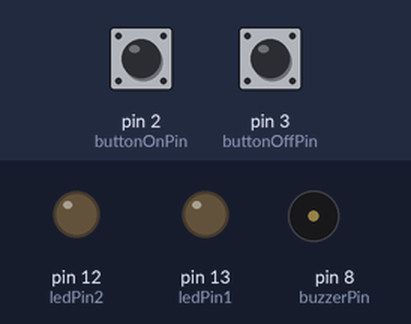
The sketch below on a simulated Arduino Uno, built with avr-gcc and run on an emulated ATmega328P. Parts: output pins drawn as LEDs (lit = HIGH), buzzer (waves = sounding). Dashed ring = blinking. Inputs (shaded band) come from the test bench; at power-on: pin 2 (buttonOnPin) HIGH, pin 3 (buttonOffPin) HIGH.

Above: at 1.2 s.
1.3 s: pin 2 (buttonOnPin) pulled LOW for 0.15 s
At 1.54 s:
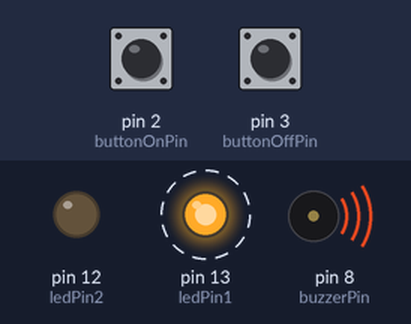
4.3 s: pin 3 (buttonOffPin) pulled LOW for 0.15 s
At 5.5 s:
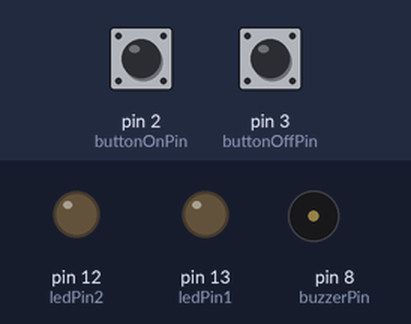
5.9 s: pin 2 (buttonOnPin) pulled LOW for 1 s
At 6.3 s:
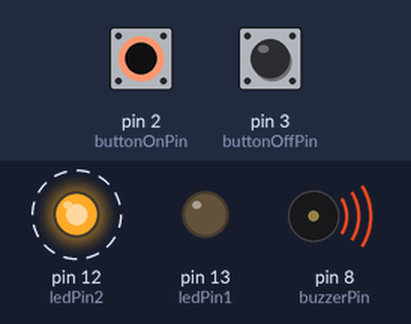
9.9 s: pin 2 (buttonOnPin) pulled LOW for 3.2 s
14.6 s: pin 3 (buttonOffPin) pulled LOW for 1 s
At 15.8 s:
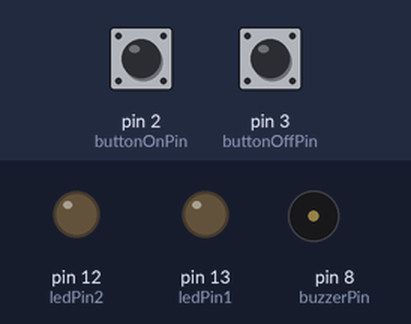
17.1 s: pin 2 (buttonOnPin) pulled LOW for 0.15 s
At 20.47 s:
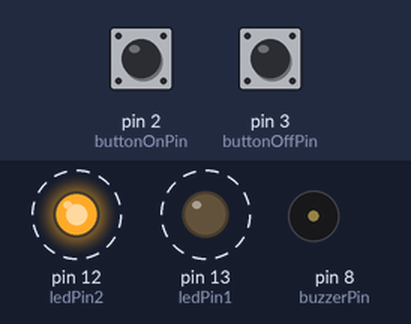
Timing chart, 0 to 21.2 s (numbered marks = the images above; inputs shaded):
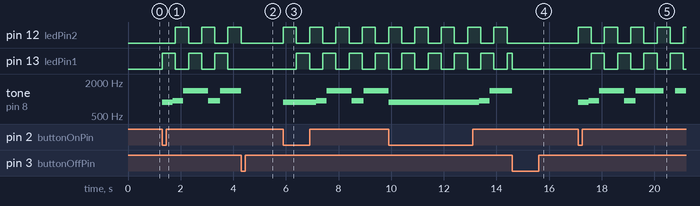

Measured:
- after the input at 1.3 s, pin 12 (ledPin2): alternates HIGH for 0.50 s and LOW for 0.50 s, starting after 0.50 s; pin 13 (ledPin1): alternates HIGH for 0.50 s and LOW for 0.50 s, starting at once; tone on pin 8 (buzzerPin): plays 880 Hz for 0.40 s, 932 Hz for 0.40 s, 1396 Hz for 0.95 s, 932 Hz for 0.45 s, 1396 Hz for 0.80 s, starting at once
- after the input at 4.3 s, pin 12 (ledPin2): stays LOW (without the input it goes to HIGH after 0.50 s); pin 13 (ledPin1): stays LOW (without the input it goes to HIGH after 1.0 s)
- after the input at 5.9 s, pin 12 (ledPin2): alternates HIGH for 0.50 s and LOW for 0.50 s, starting at once; pin 13 (ledPin1): alternates HIGH for 0.50 s and LOW for 0.50 s, starting after 0.50 s; tone on pin 8 (buzzerPin): plays 880 Hz for 1.2 s, 932 Hz for 0.40 s, 1396 Hz for 0.95 s, 932 Hz for 0.45 s, 1396 Hz for 0.95 s, starting at once
- after the input at 14.6 s, pin 12 (ledPin2): stops changing and stays LOW
- after the input at 17.1 s, pin 12 (ledPin2): alternates HIGH for 0.50 s and LOW for 0.50 s, starting at once; pin 13 (ledPin1): alternates HIGH for 0.50 s and LOW for 0.50 s, starting after 0.50 s

The sketch:

PASSIVE_BUZZER_MUSIC.ino
```cpp
const int buttonOnPin = 2;
const int buttonOffPin = 3;
const int ledPin1 = 13;
const int ledPin2 = 12;
const int buzzerPin = 8;

bool blinking = false;
bool playingMelody = false;

unsigned long previousBlinkMillis = 0;
unsigned long previousToneMillis = 0;
const long blinkInterval = 500;
bool ledState = false;

int melody[] = { 880, 932, 1396, 932, 1396, 0, 1396, 1244, 1108, 1046, 1244, 1108, 1046, 932, 0, 1396, 932, 1396, 0, 1396, 1244, 1108, 1046, 1244, 1108, 1046, 932, 0, 932, 1864, 1661, 1396, 1480, 1661, 1244, 1174, 0 };
int noteDurations[] = { 250, 400, 950, 450, 1050, 450, 400, 400, 400, 400, 400, 400, 400, 400, 200, 800, 450, 1050, 450, 400, 400, 400, 400, 400, 400, 400, 400, 250, 600, 600, 900, 400, 400, 600, 600, 900, 450 };
int totalNotes = sizeof(melody) / sizeof(melody[0]);
int currentNote = 0;

void setup() {
  pinMode(ledPin1, OUTPUT);
  pinMode(ledPin2, OUTPUT);
  pinMode(buzzerPin, OUTPUT);
  pinMode(buttonOnPin, INPUT_PULLUP);
  pinMode(buttonOffPin, INPUT_PULLUP);
  Serial.begin(115200);
}

void loop() {
  // Start system
  if (digitalRead(buttonOnPin) == LOW) {
    blinking = true;
    playingMelody = true;
    currentNote = 0;
    previousToneMillis = millis();
    tone(buzzerPin, melody[currentNote]);
  }

  // Stop system
  if (digitalRead(buttonOffPin) == LOW) {
    blinking = false;
    playingMelody = false;
    noTone(buzzerPin);
    digitalWrite(ledPin1, LOW);
    digitalWrite(ledPin2, LOW);
  }

  // LED blinking logic (non-blocking)
  if (blinking) {
    unsigned long currentMillis = millis();
    if (currentMillis - previousBlinkMillis >= blinkInterval) {
      previousBlinkMillis = currentMillis;
      ledState = !ledState;
      digitalWrite(ledPin1, ledState);
      digitalWrite(ledPin2, !ledState);
    }
  }

  // Melody playback logic (non-blocking)
  if (playingMelody) {
    unsigned long currentMillis = millis();
    if (currentMillis - previousToneMillis >= noteDurations[currentNote]) {
      noTone(buzzerPin);
      currentNote++;
      if (currentNote < totalNotes) {
        tone(buzzerPin, melody[currentNote]);
        previousToneMillis = currentMillis;
      } else {
        playingMelody = false; // Melody done
      }
    }
  }
}
```
